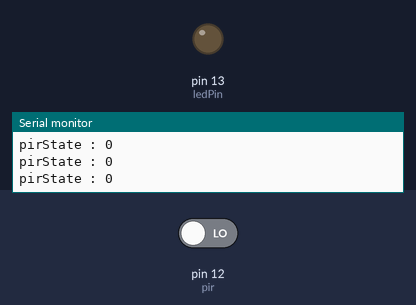
The sketch below on a simulated Arduino Uno, built with avr-gcc and run on an emulated ATmega328P. On the bench: output pins drawn as LEDs (lit = HIGH), the last lines printed to the serial monitor. The inputs (shaded band) are chosen by the test bench; at power-on: pin 12 (pir) LOW.

Above: at 1.2 s.
1.3 s: pin 12 (pir) driven HIGH
At 1.7 s:
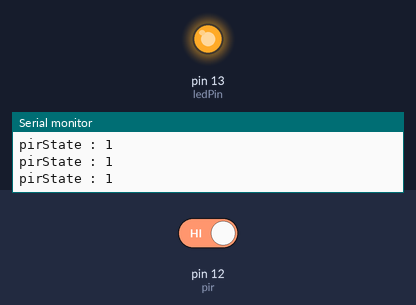
2.8 s: pin 12 (pir) driven LOW
At 4.0 s:
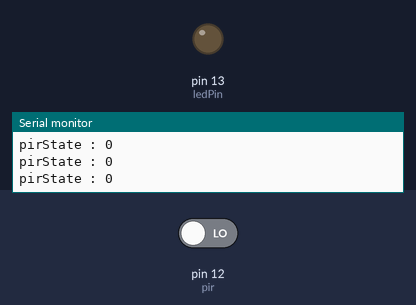
Timing chart, 0 to 5.8 s (numbered marks = the images above; inputs shaded):
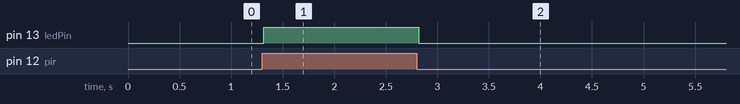

Measured:
- after the input at 1.3 s, pin 13 (ledPin): LOW → HIGH at once
- after the input at 2.8 s, pin 13 (ledPin): HIGH → LOW at once

The sketch:

HC-SR501_PIR_Motion.ino
```cpp
const int pir = 12;
const int ledPin =  13;

int pirState = 0;

void setup() {
  Serial.begin(9600);
  Serial.println("Micro Project Thailand ~^.^~ ");
  pinMode(ledPin, OUTPUT);
  pinMode(pir, INPUT);
}

void loop() {
  pirState = digitalRead(pir);

  Serial.print("pirState : "); Serial.println(pirState);

  if (pirState == HIGH) {
    digitalWrite(ledPin, HIGH);
//      Serial.println("HHHHHH");
  }

  else if (pirState == LOW) {
    digitalWrite(ledPin, LOW);

  }

}
```
